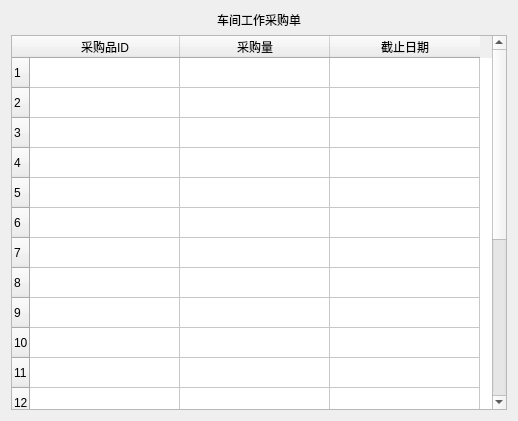
<?xml version="1.0" encoding="UTF-8"?>
<ui version="4.0">
 <class>Form</class>
 <widget class="QWidget" name="Form">
  <property name="geometry">
   <rect>
    <x>0</x>
    <y>0</y>
    <width>518</width>
    <height>421</height>
   </rect>
  </property>
  <property name="windowTitle">
   <string>Form</string>
  </property>
  <layout class="QVBoxLayout" name="verticalLayout">
   <item>
    <widget class="QLabel" name="label">
     <property name="styleSheet">
      <string notr="true">font: 700 36pt &quot;Kaiti SC&quot;;</string>
     </property>
     <property name="text">
      <string>车间工作采购单</string>
     </property>
     <property name="alignment">
      <set>Qt::AlignCenter</set>
     </property>
    </widget>
   </item>
   <item>
    <widget class="TableWidget" name="tableWidget">
     <property name="styleSheet">
      <string notr="true">font: 18pt &quot;STKaiti&quot;;</string>
     </property>
     <property name="editTriggers">
      <set>QAbstractItemView::NoEditTriggers</set>
     </property>
     <property name="rowCount">
      <number>20</number>
     </property>
     <property name="columnCount">
      <number>3</number>
     </property>
     <attribute name="horizontalHeaderDefaultSectionSize">
      <number>150</number>
     </attribute>
     <row/>
     <row/>
     <row/>
     <row/>
     <row/>
     <row/>
     <row/>
     <row/>
     <row/>
     <row/>
     <row/>
     <row/>
     <row/>
     <row/>
     <row/>
     <row/>
     <row/>
     <row/>
     <row/>
     <row/>
     <column>
      <property name="text">
       <string>采购品ID</string>
      </property>
     </column>
     <column>
      <property name="text">
       <string>采购量</string>
      </property>
     </column>
     <column>
      <property name="text">
       <string>截止日期</string>
      </property>
     </column>
    </widget>
   </item>
  </layout>
 </widget>
 <customwidgets>
  <customwidget>
   <class>TableWidget</class>
   <extends>QTableWidget</extends>
   <header location="global">qfluentwidgets</header>
  </customwidget>
 </customwidgets>
 <resources/>
 <connections/>
</ui>
